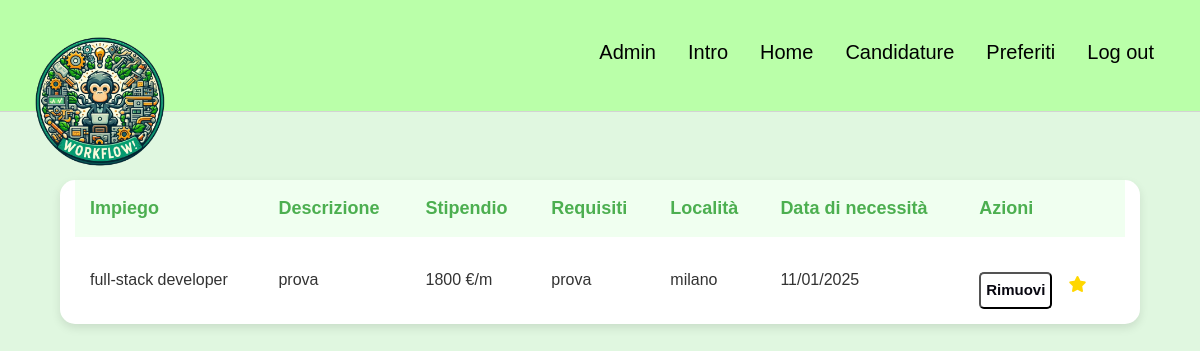
The page /preferiti/ (signed in) on the database as committed earlier.
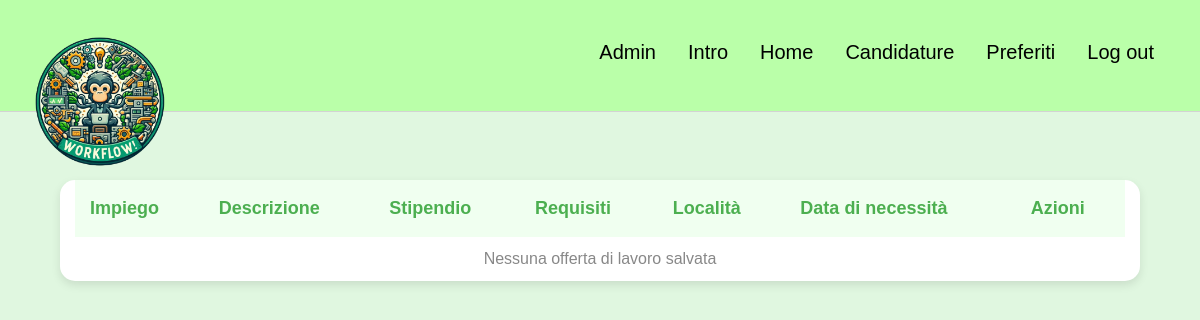
The same page on the database as committed later.
### myapp/models.py (models this page shows)
class Preferiti(models.Model):
    id = models.AutoField(primary_key=True)
    id_candidato = models.ForeignKey(Utente, on_delete=models.CASCADE, related_name='candidato_preferiti', null=True)
    id_offerta = models.ForeignKey(Offerta, on_delete=models.CASCADE, null=True, related_name='offerta_preferiti')

class Offerta(models.Model):
    id = models.AutoField(primary_key=True)
    id_datore = models.ForeignKey(Utente, on_delete=models.CASCADE , related_name='datore_offerta', null=True)
    impiego = models.CharField(max_length=40 , null=True)
    stipendio = models.CharField(max_length=40 , null=True)
    descrizione = models.CharField(max_length=500 , null=True)
    data = models.DateTimeField(null=True)
    requisiti = models.CharField(max_length=500 , null=True)
    luogo = models.CharField(max_length=150 , null=True)

### myapp/views.py (the view)
# urls.py: path('preferiti/', views.preferiti, name='preferiti'),
def preferiti(request):
    if request.session.get('username'):
        username = request.session['username']
        user = User.objects.get(username=username)
        utente = Utente.objects.get(user=user)
        if utente.tipo=='candidato':
            favs = Preferiti.objects.filter(id_candidato=utente)
            candidature = Candidatura.objects.filter(id_candidato=utente)
            id_cands = []
            for cand in candidature:
                for fav in favs:
                    if fav.id_offerta.id == cand.id_offerta.id:
                        id_cands.append(cand.id_offerta.id)
            return render(request, 'myapp/preferiti.html',  {'tipo':utente.tipo, 'offerte': favs, 'candidature':candidature,'favs':favs, 'id_cands': id_cands})
    else:
        return redirect("login")

### myapp/templates/myapp/preferiti.html (shortened to what this page needs)
{% extends "base.html" %}
{% block navcontent %}
    {% if tipo == 'datore' %}
        <button id="">
            <a class="a" href="/addOfferta">Aggiungi offerta</a>
        </button>
    {% elif tipo == 'candidato' %}
        <button id="">
            <a class="a" href="/preferiti">Preferiti</a>
        </button>
    {% endif %}
{% endblock %}
{% block content %}
    <div class="container">
        <table class="job-list">
            <thead>
                <tr>
                    <th>Impiego</th>
                    <th>Descrizione</th>
                    <th>Stipendio</th>
                    <th>Requisiti</th>
                    <th>Località</th>
                    <th>Data di necessità</th>
                    <th>Azioni</th>
                </tr>
            </thead>
            <tbody>
                {% for offerta in offerte %}
                <tr>
                    <td>{{ offerta.id_offerta.impiego }}</td>
                    <td>{{ offerta.id_offerta.descrizione }}</td>
                    <td>{{ offerta.id_offerta.stipendio }}</td>
                    <td>{{ offerta.id_offerta.requisiti }}</td>
                    <td>{{ offerta.id_offerta.luogo }}</td>
                    <td>{{ offerta.id_offerta.data|date:"d/m/Y" }}</td>
                    {% if tipo == 'candidato' %}
                    <td>
                        <div class="actions">
                            <form action="{% url 'candidati_2' offerta.id_offerta.id %}" method="post" class="action-form">
                                {% if offerta.id_offerta.id in id_cands %}
                                    <button type="submit" class="del">Rimuovi</button>
                                {% else %}
                                    <button type="submit" class="candidati">Candidati</button>
                                {% endif %}
                            </form>
                            <form action="{% url 'favourite_2' offerta.id_offerta.id%}" class="action-form">
                                <button type="submit" class="star-button">
                                    <i class="fa fa-star star-icon clicked"></i>
                                </button>
                            </form>
                        </div>
                    </td>
                    {% endif %}
                </tr>
                {% endfor %}
            </tbody>
        </table>
        {% if not offerte %}
            <div class="no-jobs">Nessuna offerta di lavoro salvata</div>
        {% endif %}
    </div>
{% endblock %}

Rows that differ between the two databases and show on the page:
removed Preferiti: id_offerta.impiego "full-stack developer", id_offerta.descrizione "prova", id_offerta.stipendio "1800 €/m", id_offerta.requisiti "prova", id_offerta.luogo "milano", id_offerta.data "11/01/2025", shows "Rimuovi"
Other text that changed with them:
text now shown: "Nessuna offerta di lavoro salvata"
